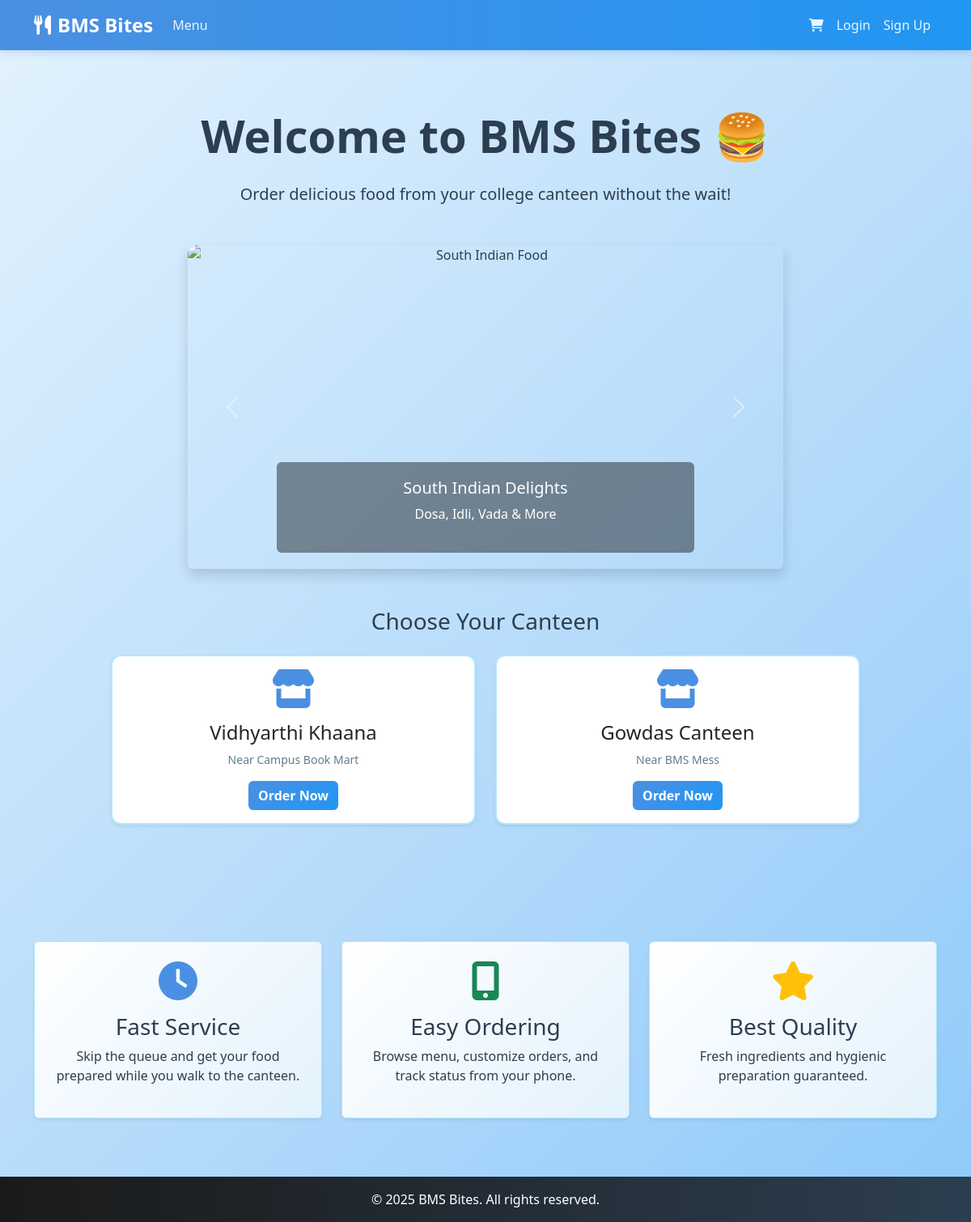
The page / on the database its author committed.
### tables this page shows
CREATE TABLE canteens (
    id INTEGER PRIMARY KEY AUTOINCREMENT,
    name TEXT NOT NULL,
    location TEXT NOT NULL,
    description TEXT,
    opening_time TEXT,
    closing_time TEXT,
    is_open BOOLEAN DEFAULT 1,
    created_at TIMESTAMP DEFAULT CURRENT_TIMESTAMP
);

### routes/main.py (the view)
@main_bp.route('/')
def index():
    canteens = menu_mgr.get_canteens()
    return render_template('index.html', canteens=canteens)

### app.py (called while the page is built)
@app.context_processor
def inject_session():
    return dict(session=session)

### utils/menu_manager.py (called while the page is built)
    def get_canteens(self):
        conn = sqlite3.connect(self.db_path)
        df = pd.read_sql_query("SELECT * FROM canteens WHERE is_open=1", conn)
        conn.close()
        return df.to_dict('records')

### templates/index.html (shortened to what this page needs)
{% extends "layout.html" %}
{% block content %}
<div class="text-center py-5">
    <h1 class="display-4 fw-bold mb-4">Welcome to BMS Bites 🍔</h1>
    <p class="lead mb-5">Order delicious food from your college canteen without the wait!</p>
    <div class="row justify-content-center mb-5">
        <div class="col-md-8">
            <div id="carouselExample" class="carousel slide rounded overflow-hidden shadow" data-bs-ride="carousel">
                <div class="carousel-inner">
                    <div class="carousel-item active">
                        <img src="https://images.unsplash.com/photo-1630383249896-424e482df921?w=800&h=400&fit=crop"
                            class="d-block w-100" alt="South Indian Food" style="height: 400px; object-fit: cover;">
                        <div class="carousel-caption d-none d-md-block bg-dark bg-opacity-50 rounded">
                            <h5>South Indian Delights</h5>
                            <p>Dosa, Idli, Vada & More</p>
                        </div>
                    </div>
                </div>
                <button class="carousel-control-prev" type="button" data-bs-target="#carouselExample"
                    data-bs-slide="prev">
                    <span class="carousel-control-prev-icon"></span>
                </button>
                <button class="carousel-control-next" type="button" data-bs-target="#carouselExample"
                    data-bs-slide="next">
                    <span class="carousel-control-next-icon"></span>
                </button>
            </div>
        </div>
    </div>
    <h3 class="mb-4">Choose Your Canteen</h3>
    <div class="row justify-content-center g-4 mb-5">
        {% for canteen in canteens %}
        <div class="col-12 col-md-5">
            <div class="card h-100 shadow-sm">
                <div class="card-body text-center">
                    <i class="fas fa-store fa-3x text-primary mb-3"></i>
                    <h4>{{ canteen['name'] }}</h4>
                    <p class="text-muted small">{{ canteen['location'] }}</p>
                    <a href="{{ url_for('main.select_canteen', canteen_id=canteen['id']) }}"
                        class="btn btn-primary">Order Now</a>
                </div>
            </div>
        </div>
        {% endfor %}
    </div>
</div>
<div class="row mt-5">
    <div class="col-md-4 text-center mb-4">
        <div class="p-4 bg-light rounded shadow-sm h-100">
            <i class="fas fa-clock fa-3x text-primary mb-3"></i>
            <h3>Fast Service</h3>
            <p>Skip the queue and get your food prepared while you walk to the canteen.</p>
        </div>
    </div>
    <div class="col-md-4 text-center mb-4">
        <div class="p-4 bg-light rounded shadow-sm h-100">
            <i class="fas fa-mobile-alt fa-3x text-success mb-3"></i>
            <h3>Easy Ordering</h3>
            <p>Browse menu, customize orders, and track status from your phone.</p>
        </div>
    </div>
    <div class="col-md-4 text-center mb-4">
        <div class="p-4 bg-light rounded shadow-sm h-100">
            <i class="fas fa-star fa-3x text-warning mb-3"></i>
            <h3>Best Quality</h3>
            <p>Fresh ingredients and hygienic preparation guaranteed.</p>
        </div>
    </div>
</div>
{% endblock %}

### static/css/style.css (style rules this page uses)
:root { --primary-color: #87CEEB; --secondary-color: #4A90E2; --dark-color: #1a1a1a; --light-bg: #E3F2FD; --white: #FFFFFF; --text-dark: #2c3e50; --success-color: #4CAF50; --warning-color: #FFA726; --danger-color: #EF5350; }
body { font-family: 'Segoe UI', Tahoma, Geneva, Verdana, sans-serif; background: linear-gradient(135deg, #E3F2FD 0%, #BBDEFB 50%, #90CAF9 100%); background-attachment: fixed; min-height: 100vh; color: var(--text-dark); }
.card { transition: transform 0.3s, box-shadow 0.3s; background-color: var(--white); border: 2px solid #B3E5FC; border-radius: 12px; }
.btn-primary { background: linear-gradient(135deg, #4A90E2 0%, #2196F3 100%); border: none; color: var(--white); font-weight: 600; transition: all 0.3s ease; }
.bg-light { background: linear-gradient(135deg, #FFFFFF 0%, #E3F2FD 100%) !important; border: 1px solid #B3E5FC; }
.carousel-item img { height: 400px; object-fit: cover; border-radius: 12px; }
html { scroll-behavior: smooth; }
.text-primary { color: var(--secondary-color) !important; }
.text-muted { color: #607D8B !important; }

### rows shown on the page
canteens: name "Vidhyarthi Khaana", location "Near Campus Book Mart"
canteens: name "Gowdas Canteen", location "Near BMS Mess"
